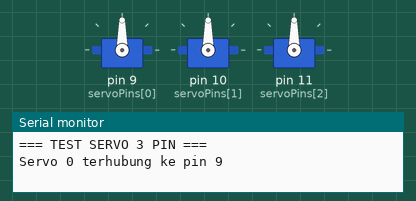
Recording of a sketch running on a simulated Arduino Uno, built with avr-gcc and run on an emulated ATmega328P. Shown: 3 × servo, the last lines printed to the serial monitor.

Above: at 0.05 s.
At 1.05 s:
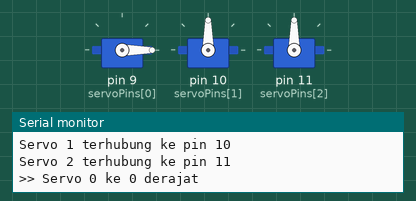
At 2.55 s:
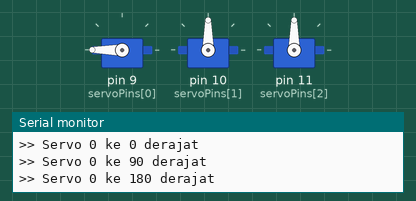
At 5.05 s:
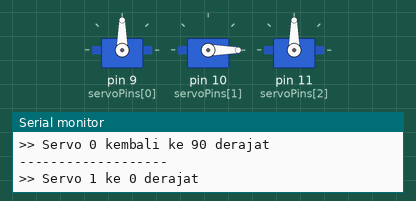
At 8.1 s:
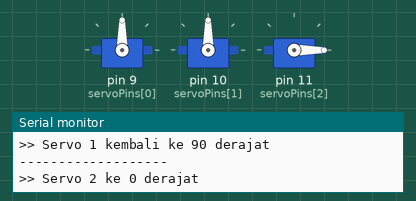
At 11.05 s:
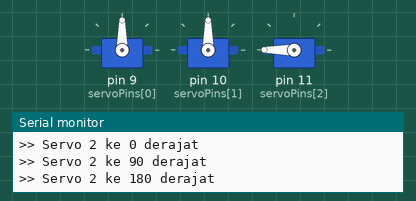
Timing chart, 0 to 15.7 s (numbered marks = the images above):
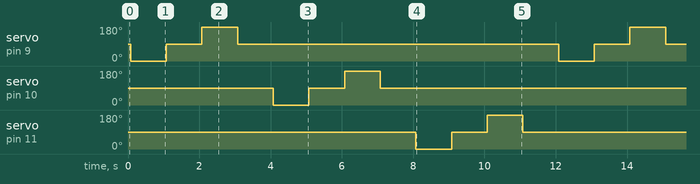

Measured:
- by itself, servo on pin 9 (servoPins[0]), servo on pin 10 (servoPins[1]), servo on pin 11 (servoPins[2]): repeats every 12.0 s: 90° 1.0 s, 180° 1.0 s, 90° 9.0 s, 0° 1.0 s

The sketch:

3-servo.ino
```cpp
#include <Servo.h>

// Daftar pin servo
const int servoPins[] = {9, 10, 11}; // 0=Depan, 1=BelakangKiri, 2=BelakangKanan
Servo servos[3]; // array servo

void setup() {
  Serial.begin(9600);
  Serial.println("=== TEST SERVO 3 PIN ===");

  // Attach semua servo
  for (int i = 0; i < 3; i++) {
    servos[i].attach(servoPins[i]);
    Serial.print("Servo ");
    Serial.print(i);
    Serial.print(" terhubung ke pin ");
    Serial.println(servoPins[i]);
  }
}

void loop() {
  // Test servo satu per satu
  for (int i = 0; i < 3; i++) {
    Serial.print(">> Servo ");
    Serial.print(i);
    Serial.println(" ke 0 derajat");
    servos[i].write(0);
    delay(1000);

    Serial.print(">> Servo ");
    Serial.print(i);
    Serial.println(" ke 90 derajat");
    servos[i].write(90);
    delay(1000);

    Serial.print(">> Servo ");
    Serial.print(i);
    Serial.println(" ke 180 derajat");
    servos[i].write(180);
    delay(1000);

    Serial.print(">> Servo ");
    Serial.print(i);
    Serial.println(" kembali ke 90 derajat");
    servos[i].write(90);
    delay(1000);

    Serial.println("-------------------");
  }
}
```
